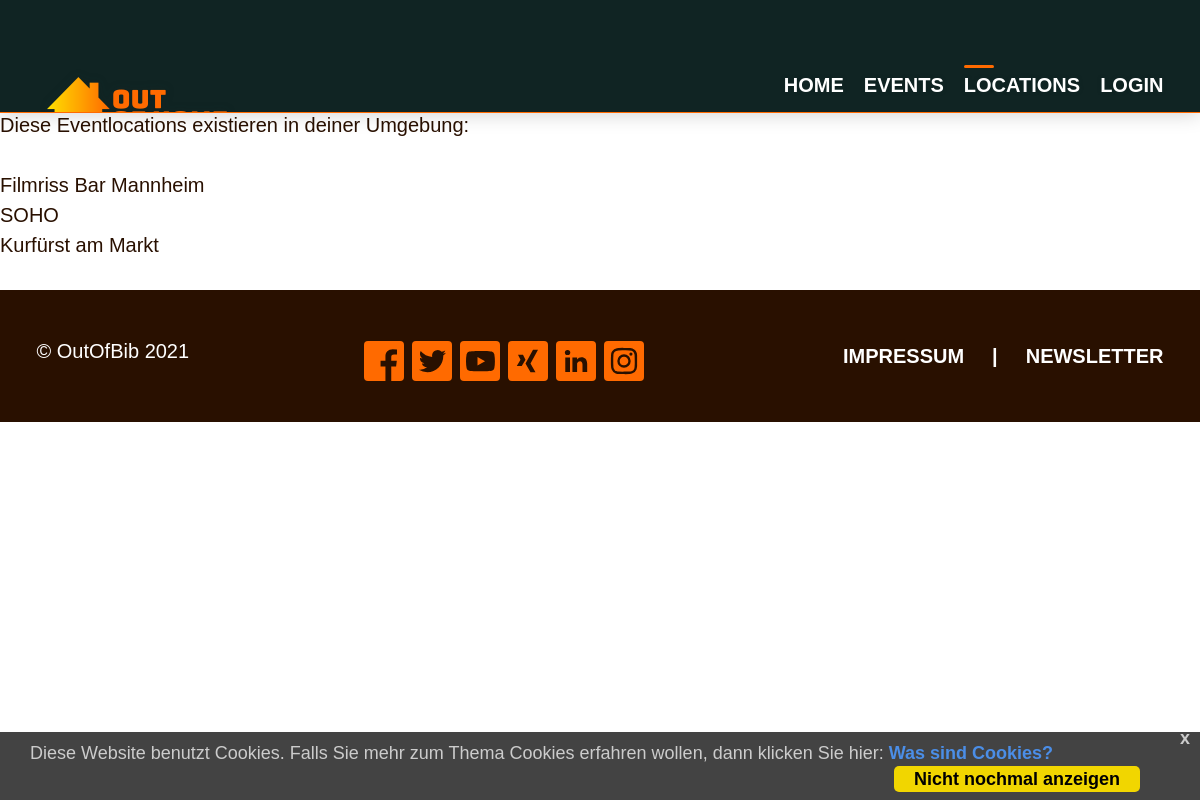
Page /locations/ on the committed database.
### ooh/models.py (models this page shows, shortened)
class EventLocation(models.Model):
    street	= models.CharField(max_length=50)
    housenumber = models.CharField(max_length=10, blank=True)
    name	= models.CharField(max_length=100)
    room	= models.CharField(max_length=100, blank=True)
    locationID = models.ForeignKey(Location, on_delete=models.PROTECT)

### ooh/views.py (the view)
# urls.py: path('locations/', views.EventLocationView.as_view(), name='locations'),
class EventLocationView(generic.ListView):
    template_name = 'ooh/eventlocations.html'
    context_object_name = 'near_eventlocations'
    def get_queryset(self):
        return EventLocation.objects.all

### ooh/templates/ooh/eventlocations.html
{% extends 'ooh/base.html' %}
{% load static %}
{% block content %}
    {% if near_eventlocations %}
        <p>Diese Eventlocations existieren in deiner Umgebung: </p>
        <ul>
        {% for location in near_eventlocations %}
            <li>{{ location.name }}</li>
        {% endfor %}
        </ul>
    {% else %}
        <p>Keine Locations gefunden. :(</p>
    {% endif %}
{%endblock%}

### ooh/static/ooh/css/style.css (style rules this page uses)
html, body, div, span, applet, object, iframe, h1, h2, h3, h4, h5, h6, p, blockquote, pre, a, abbr, acronym, address, big, cite, code, del, dfn, em, font, img, ins, kbd, q, s, samp, small, strike, strong, sub, sup, tt, var, dl, dt, dd, ol, ul, li, fieldset, form, label, legend, table, caption, tbody, tfoot, thead, tr, th, td { margin: 0; padding: 0; border: 0; outline: 0; font-weight: inherit; font-style: inherit; font-size: 100%; font-family: inherit; vertical-align: baseline; }
body { color: black; background: white; }
ol, ul { list-style: none; }
html { -webkit-text-size-adjust: 100%; }
body { font-size: 125%; line-height: 1.5em; font-family: 'Barlow Semi Condensed', 'Arial Narrow', Arial, Helvetica, sans-serif; font-weight: 300; color: #291000; background: #ffffff; overflow-y: scroll; overflow-x: hidden; }
p,ul,ol,label,address { margin: 0 0 1.5em 0; }
p { font-size: 100%; }
*, *::after, *::before { -webkit-box-sizing: border-box; -moz-box-sizing: border-box; box-sizing: border-box; }

### ooh/static/ooh/css/style_add.css (style rules this page uses)
body { min-width: 0; }

### rows in the picture
EventLocation: name "Filmriss Bar Mannheim"
EventLocation: name "SOHO"
EventLocation: name "Kurfürst am Markt"
